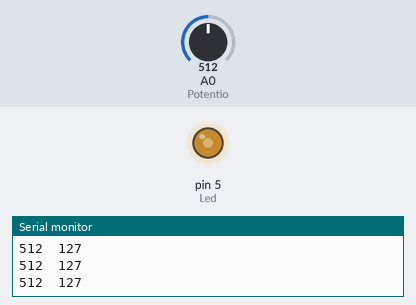
A sketch run on a simulated Arduino Uno, built with avr-gcc and run on an emulated ATmega328P. On the bench: output pins drawn as LEDs (lit = HIGH), the last lines printed to the serial monitor. The test bench sets the inputs (shaded band); at power-on: A0 (Potentio) = 512.

Above: at 1.2 s.
1.3 s: A0 (Potentio) set to 43
At 1.7 s:
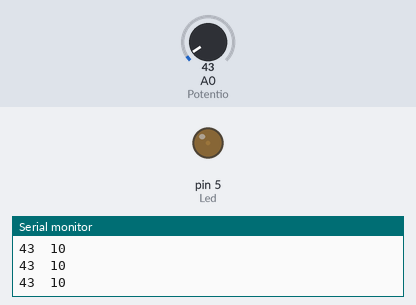
2.8 s: A0 (Potentio) set to 36
At 3.9 s:
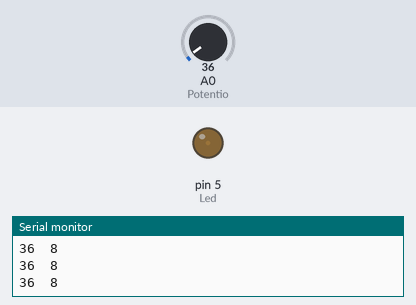
5.8 s: A0 (Potentio) set to 1023
At 6.4 s:
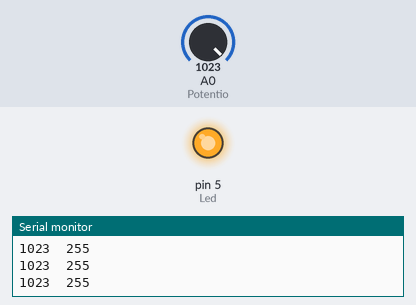
7.3 s: A0 (Potentio) set to 1009
At 8.6 s:
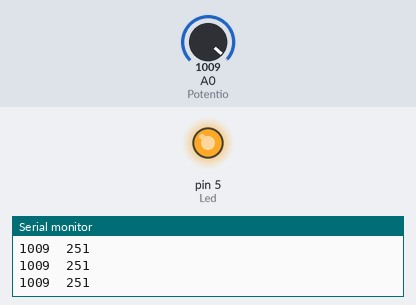
10.3 s: A0 (Potentio) set to 987
At 11.2 s:
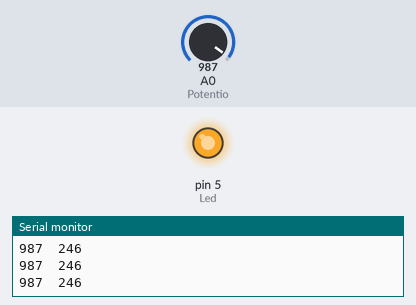
11.8 s: A0 (Potentio) set to 511
At 12.3 s:
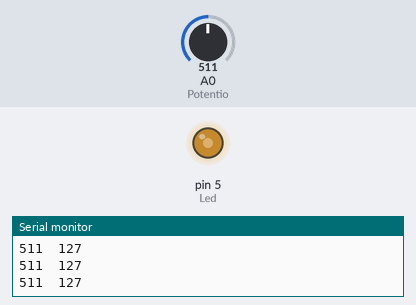
Timing chart, 0 to 14.3 s (numbered marks = the images above; inputs shaded):
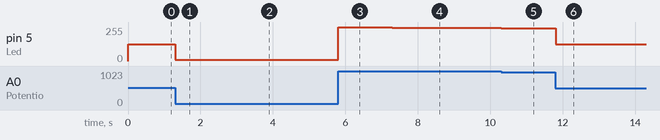

Measured:
- after the input at 1.3 s, pin 5 (Led): 127/255 → 10/255 at once
- after the input at 2.8 s, pin 5 (Led): 10/255 → 8/255 at once
- after the input at 5.8 s, pin 5 (Led): 8/255 → 255/255 at once
- after the input at 7.3 s, pin 5 (Led): 255/255 → 251/255 at once
- after the input at 10.3 s, pin 5 (Led): 251/255 → 246/255 at once
- after the input at 11.8 s, pin 5 (Led): 246/255 → 127/255 at once

The sketch:

PWM.ino
```cpp
int Led = 5;
int Potentio = A0;

void setup() {
  pinMode(Led, OUTPUT);
  pinMode(Potentio, INPUT);
  Serial.begin(9600);

}

void loop() {
  int input = analogRead(Potentio);
  int val = map(input, 0, 1023, 0, 255);

  analogWrite(Led, val);
  Serial.print(input);
  Serial.print("  ");
  Serial.println(val);
}
```
